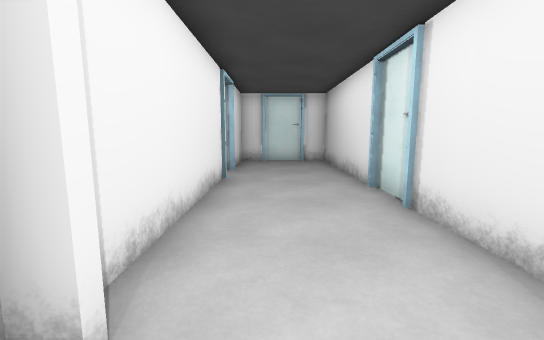
[1] (above)

12 first-person views from a walk through a 3-D level made in the Godot game engine. The camera is 1.3 m above the floor, tilts 8° down and sees 90° across. The floor is counted in squares, 1 m on a side. Each view is taken from the middle of a square. On the plan, view 1 faces up. The plan holds only what a view shows up to about 13 squares ahead; the rest is blank. Characters and animated objects are left out. Some surface patterns are stand-ins.

[2]
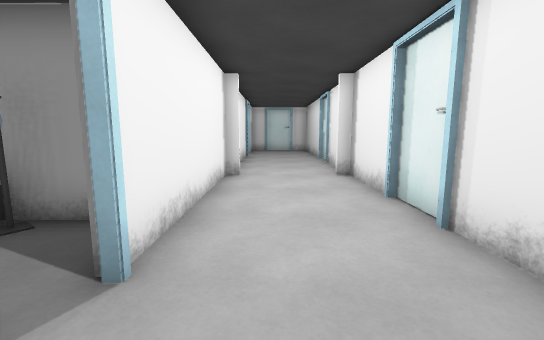

[3]
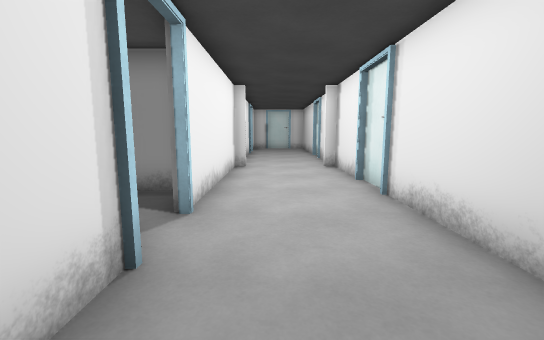

[4]
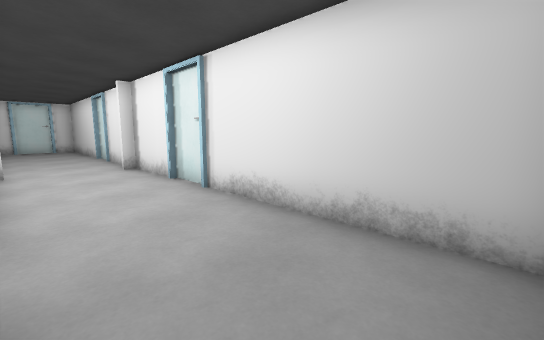

[5]
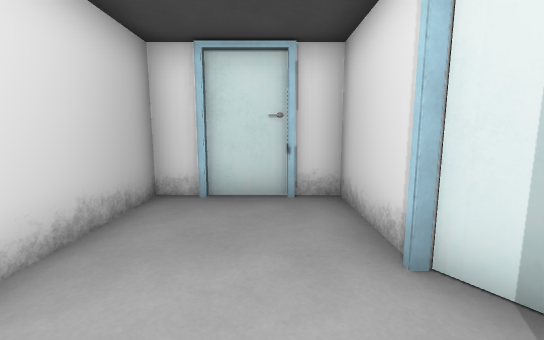

[6]
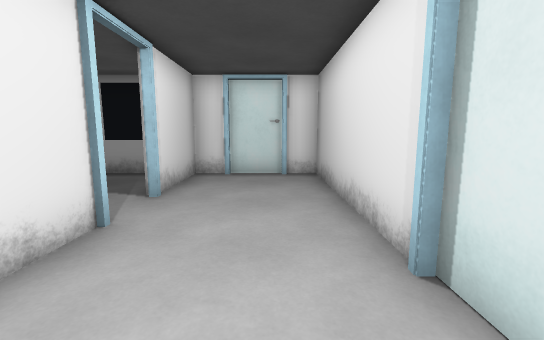

[7]
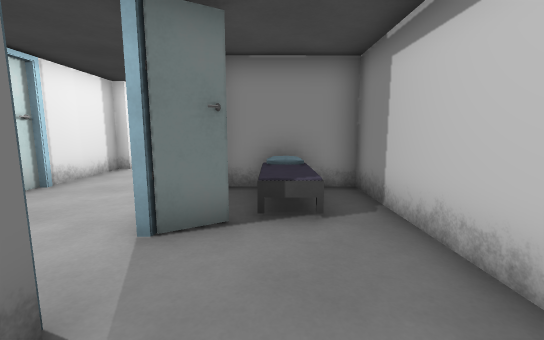

[8]
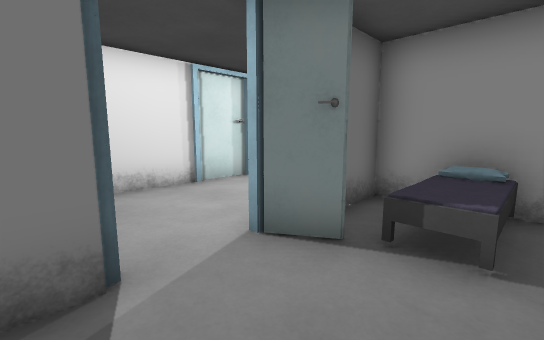

[9]
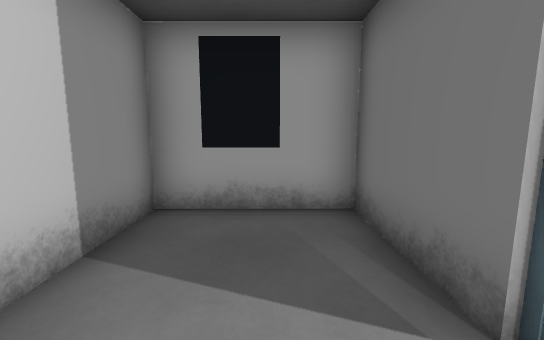

[10]
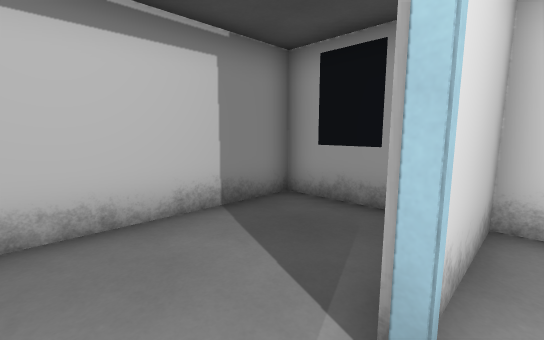

[11]
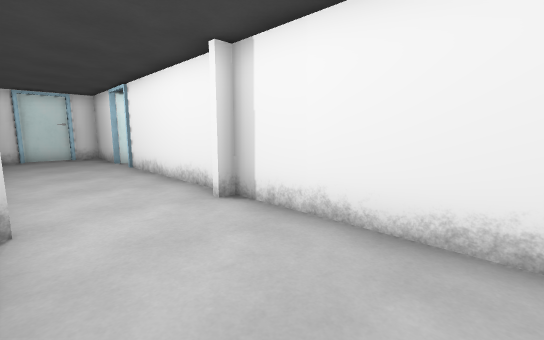

[12]
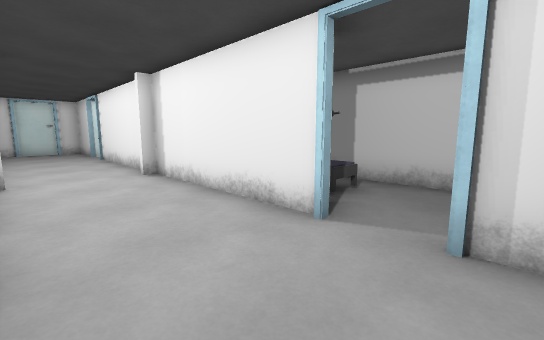

### Floor plan
Points are (right, up) in squares from view 1. A wall is a line through its corners. A room is listed if a view was taken in it or the views show most of it. See-through windows are left out.
Room 1 (views 1, 2, 3, 4, 5, 6, 10, 11, 12)
walls: (-0.9, 1.3) (-1.4, 1.3) (-1.4, -4.9); (1.9, 1.5) (2.5, 1.5); (2.5, 1.3) (2, 1.3); (-1.4, 7.8) (-1.4, 1.5) (-1, 1.5); (-2, -5.7) (-1.4, -6.6) (-1.4, -9.5) (2.4, -9.5) (2.4, 12.5) (-2, 12.5); (-1.4, 12.5) (-1.4, 9.3)
ways out: opening at (-2, 8.5) to room 2
Room 2 (views 7, 8, 9)
walls: (-1.6, 9.3) (-1.6, 12.5); (-2.5, 7.1) (-1.4, 7.8); (-2, 12.5) (-5, 12.5) (-5, 4.6) (-1.6, 4.6) (-1.6, 5.9)
ways out: opening at (-2, 8.5) to room 1
objects: bed (-4, 5) to (-3, 7)

Where each view was taken, in squares from view 1:
view 1: 0 up, 0 right, facing up
view 2: 7 down, 0 right, facing up
view 3: 9 down, 0 right, facing up
view 4: 9 down, 1 left, facing up-right
view 5: 4 down, 0 right, facing down
view 6: 4 up, 1 right, facing up
view 7: 11 up, 3 left, facing down
view 8: 10 up, 4 left, facing down-right
view 9: 8 up, 3 left, facing up
view 10: 8 up, 1 left, facing up-left
view 11: 6 up, 2 right, facing down-left
view 12: 10 up, 2 right, facing down-left
